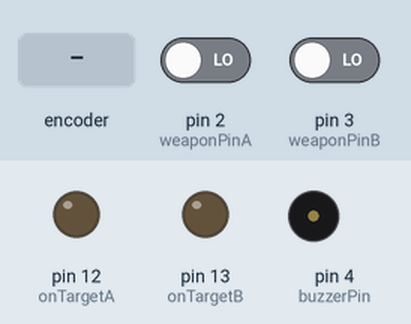
Bench run of a sketch on a simulated Arduino Uno, built with avr-gcc and run on an emulated ATmega328P. Parts: output pins drawn as LEDs (lit = HIGH), buzzer (waves = sounding). Inputs (shaded band) come from the test bench; at power-on: pin 2 (weaponPinA) LOW, pin 3 (weaponPinB) LOW. What the sketch prints to the serial monitor is not drawn.

Above: at 1.2 s.
1.3 s: rotary encoder on pin 2 (weaponPinA) / pin 3 (weaponPinB) turned 1 step (first pin leading)
At 1.9 s:
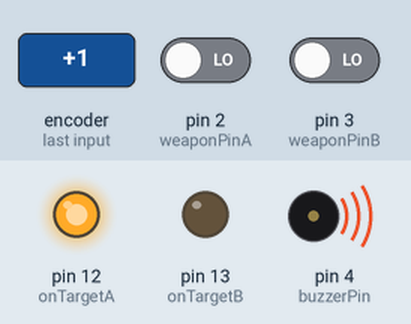
At 4.7 s:
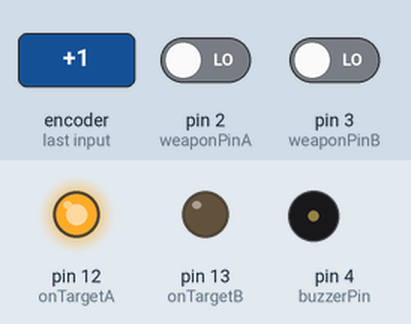
Timing chart, 0 to 16.8 s (numbered marks = the images above; inputs shaded):
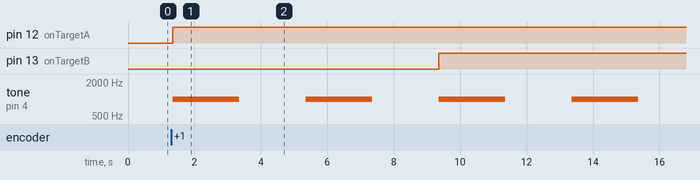

Measured:
- after the input at 1.3 s, pin 12 (onTargetA): LOW → HIGH after 0.05 s; pin 13 (onTargetB): LOW → HIGH after 8.1 s; tone on pin 4 (buzzerPin): alternates 1000 Hz for 2.0 s and silent for 2.0 s, starting after 0.05 s

The sketch:

EpeeRazv5.ino
```cpp
//===========================================================================
//
//  Desc:    Arduino Code for an epee fencing scoring apparatus
//  Devs:    Pelham Keahey and Sydney Gibson
//  Date:    Nov 2014
//  Citation:  Code and ideas pulled from wnew's epeeBox on github, thank you!!
//  Updated: Dec 2014
//  Notes:   State machine implementation of an epee scoring box.
//
//
//===========================================================================

//============
// #Variable Instantiation
//============


// Pin Configuration

//red & green target lights
const uint8_t onTargetA  = 12;        // On TargetA LED pin
const uint8_t onTargetB  = 13;        // On TargetB LED pin

//weapons
const uint8_t weaponPinA = 2;         // WeaponA pin
const uint8_t weaponPinB = 3;         // WeaponB pin
uint8_t weaponA          = 0;         //Used to track if there is a weapon hit on weaponA Pin
uint8_t weaponB          = 0;         //Used to track if there is a weapon hit on weaponB Pin

const uint8_t buzzerPin  = 4;         //Output pin for sounding the buzzer

//boolean variables
boolean hitA = false;                 //boolean used for indicating weaponA hit
boolean hitB = false;                 //boolean used for indicating weaponB hit

boolean firstHitA = false;            //was this the first hit on A
boolean firstHitB = false;            //was this the first hit on B

//DEBUGGING VARIABLES
//unsigned long a,b,c,d =0;            //UNCOMMENT to enable timing testing

//timing variables
unsigned long timeHitA     = 0;      //indicates when a hit occured on weaponA
unsigned long timeHitB     = 0;      //indicates when a hit occured on weaponB
unsigned long timeFirstHit = 0;      //time of first hit

//Default const variables
unsigned long lockOut        = 4500;    // the lockout time between hits for epee is 40ms
unsigned long minHitDuration = 2000;     // the minimum amount of time the tip needs to be depressed 2ms

//state variable
int state = 1;                        //variable for setting the state, defaults to 1
boolean i = true;
//SETUP FUNCTION
void setup() {

   //Setup OUTPUTS
   pinMode(onTargetA,  OUTPUT);
   pinMode(onTargetB,  OUTPUT);
   //SETUP INPUTS
   pinMode(weaponPinA, INPUT);
   pinMode(weaponPinB, INPUT);
   //SETUP Buzzer
   pinMode(buzzerPin,  OUTPUT);
   //SETUP SERIAL OUTPUT
   Serial.begin(9600);
   Serial.println("Epee Scoring Box Init");
   Serial.println("====================");
}
//Main Loop, will use state system
/*
  state 1 = waiting for first hit
  state 2 = waiting for second hit
  state 3 = reset variables
*/
void loop() {

  //function calls used to check for a hit on weaponA and weaponB
  hitCheckA();
  hitCheckB();

  //waiting for first hit state
  if(state==1)
   {
     if(hitA)
     {
       //record time of first hit if it was weaponA and turn on light
       timeFirstHit = timeHitA;
       digitalWrite(onTargetA, HIGH);
       tone(buzzerPin,1000);

       //switch to waiting for second hit state
       state = 2;
     }
     if(hitB)
     {
       //record time of first hit if it was weaponB and turn on light
       timeFirstHit = timeHitB;
       digitalWrite(onTargetB, HIGH);
       tone(buzzerPin,1000);
       //switch to second state to wait for second hit
       state = 2;
     }
   }
   //waiting for second hit if one occurs
   else if(state == 2)
   {
     //wait for second hit if still within lockout time turn on light if hit detected
     if(micros() < timeFirstHit + lockOut)
     {
       //turn on appropriate LED if second hit occurs
       if(hitA){digitalWrite(onTargetA, HIGH);}
       if(hitB){digitalWrite(onTargetB, HIGH);}
     }
     else
     {
       //switch to reset state when lockout expires
       state = 3;

      // ===== CODE FOR TIMING TESTING AND DEBUGGING  ====
      /*     //Remove to enable time testing
       a = timeFirstHit; //Time of first hit as recorded from state 1
       b = micros();     //time to reach this point (all hits registered and indicated (should be lockout time, 45ms))
       c = b - a;        //take difference to find the time it took to go from the first hit to end of lockout
       //Print out all timing results
       //Serial.println(a);
       //Serial.println(b);
       Serial.print("First Hit:      ");
       Serial.print(timeFirstHit);
       Serial.println(" us");
       Serial.print("End of lockout: ");
       Serial.print(b);
       Serial.println(" us");
       Serial.print("Difference:     ");
       Serial.print(c);
       Serial.println(" us");
       Serial.println("======");
       */      //Remove to enable timing testing
      // **Through Testing timing was found to be 45 +-1 ms, micros instead of micros could have been used, but FIE rules require only ms precision

      // ==================================================
     }
   }
   //lockout time expired keep buzzer on for 2 seconds and lights on for 4 seconds (2 more than buzzer) then reset
   else if(state == 3)
   {
     delay(2000);
     noTone(buzzerPin); //turn off buzzer
     delay(2000);
     digitalWrite(onTargetA, LOW); //turn off green LED
     digitalWrite(onTargetB, LOW); //turn off red LED
     hitA = false; //reset hit variables
     hitB = false; //reset hit variables
     timeFirstHit = 0; //0 first hit time;
     state = 1; //set state back to 1
     i = true;
   }

}
//used to check for a hit on weaponA each function call
void hitCheckA()
{
   //read status of weaponA pin (high = hit, low = no hit)
   weaponA = digitalRead(weaponPinA);

   //if hit detected record time and start waiting to see if the tip was depressed long enough
   if(weaponA == 1  && !firstHitA)
   {
       timeHitA  = micros();
       //set to to true to indicate a hit has been detected
       firstHitA = true;
   }
   //insure that the weaponA was depressed for the required time, if true set hitA to true
   if(micros() >= timeHitA + minHitDuration && weaponA == 1)
   {

     hitA = true;
   }
   //if the tip does not stay depressed long enough reset first hit and start waiting for another hit
   else if(weaponA == 0)
   {
      firstHitA = false;
   }
}
//used to check for a hit on weaponB each function call
void hitCheckB()
{
   //read status of weaponB pin (high = hit, low = no hit)
   weaponB = digitalRead(weaponPinB);

    //if hit detected record time and start waiting to see if the tip was depressed long enough
   if(weaponB == 1  && !firstHitB)
   {
       timeHitB  = micros();
       //set to to true to indicate a hit has been detected
       firstHitB = true;
   }
   if(micros() >= timeHitB + minHitDuration && weaponB == 1)
   {
     hitB = true;
   }
   //if the tip does stay depressed long enough reset first hit and start waiting for another hit
   else if(weaponB == 0)
   {
      firstHitB = false;
   }
}
```
